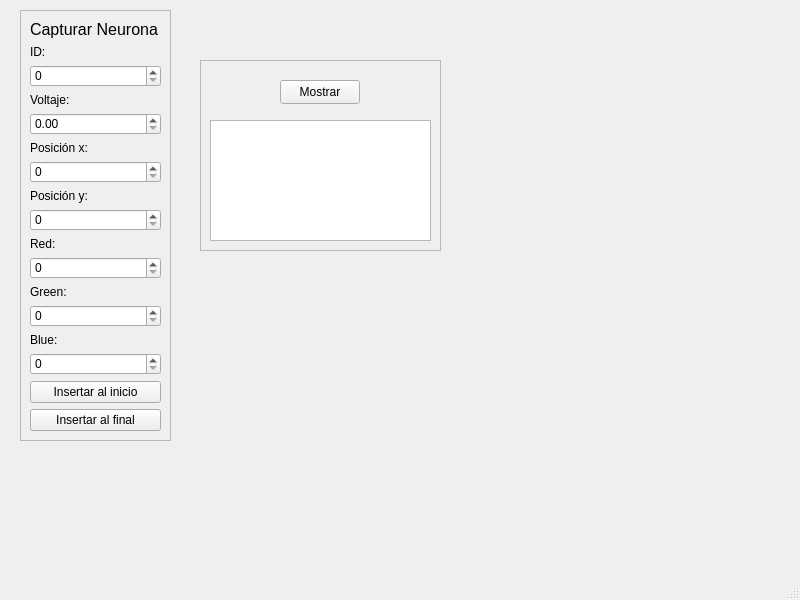
<?xml version="1.0" encoding="UTF-8"?>
<ui version="4.0">
 <class>MainWindow</class>
 <widget class="QMainWindow" name="MainWindow">
  <property name="geometry">
   <rect>
    <x>0</x>
    <y>0</y>
    <width>800</width>
    <height>600</height>
   </rect>
  </property>
  <property name="windowTitle">
   <string>MainWindow</string>
  </property>
  <widget class="QWidget" name="centralwidget">
   <widget class="QFrame" name="frame">
    <property name="geometry">
     <rect>
      <x>20</x>
      <y>10</y>
      <width>151</width>
      <height>431</height>
     </rect>
    </property>
    <property name="frameShape">
     <enum>QFrame::StyledPanel</enum>
    </property>
    <property name="frameShadow">
     <enum>QFrame::Raised</enum>
    </property>
    <layout class="QVBoxLayout" name="verticalLayout">
     <item>
      <widget class="QLabel" name="label">
       <property name="text">
        <string>&lt;html&gt;&lt;head/&gt;&lt;body&gt;&lt;p&gt;&lt;span style=&quot; font-size:12pt;&quot;&gt;Capturar Neurona&lt;/span&gt;&lt;/p&gt;&lt;/body&gt;&lt;/html&gt;</string>
       </property>
      </widget>
     </item>
     <item>
      <widget class="QLabel" name="label_2">
       <property name="text">
        <string>ID:</string>
       </property>
      </widget>
     </item>
     <item>
      <widget class="QSpinBox" name="spinBox"/>
     </item>
     <item>
      <widget class="QLabel" name="label_3">
       <property name="text">
        <string>Voltaje:</string>
       </property>
      </widget>
     </item>
     <item>
      <widget class="QDoubleSpinBox" name="doubleSpinBox"/>
     </item>
     <item>
      <widget class="QLabel" name="label_4">
       <property name="text">
        <string>Posición x:</string>
       </property>
      </widget>
     </item>
     <item>
      <widget class="QSpinBox" name="spinBox_2"/>
     </item>
     <item>
      <widget class="QLabel" name="label_6">
       <property name="text">
        <string>Posición y:</string>
       </property>
      </widget>
     </item>
     <item>
      <widget class="QSpinBox" name="spinBox_3"/>
     </item>
     <item>
      <widget class="QLabel" name="label_5">
       <property name="text">
        <string>Red:</string>
       </property>
      </widget>
     </item>
     <item>
      <widget class="QSpinBox" name="spinBox_4"/>
     </item>
     <item>
      <widget class="QLabel" name="label_7">
       <property name="text">
        <string>Green:</string>
       </property>
      </widget>
     </item>
     <item>
      <widget class="QSpinBox" name="spinBox_5"/>
     </item>
     <item>
      <widget class="QLabel" name="label_8">
       <property name="text">
        <string>Blue:</string>
       </property>
      </widget>
     </item>
     <item>
      <widget class="QSpinBox" name="spinBox_6"/>
     </item>
     <item>
      <widget class="QPushButton" name="pushButton_2">
       <property name="text">
        <string>Insertar al inicio</string>
       </property>
      </widget>
     </item>
     <item>
      <widget class="QPushButton" name="pushButton_3">
       <property name="text">
        <string>Insertar al final</string>
       </property>
      </widget>
     </item>
    </layout>
   </widget>
   <widget class="QFrame" name="frame_2">
    <property name="geometry">
     <rect>
      <x>200</x>
      <y>60</y>
      <width>241</width>
      <height>191</height>
     </rect>
    </property>
    <property name="frameShape">
     <enum>QFrame::StyledPanel</enum>
    </property>
    <property name="frameShadow">
     <enum>QFrame::Raised</enum>
    </property>
    <widget class="QPlainTextEdit" name="plainTextEdit">
     <property name="geometry">
      <rect>
       <x>10</x>
       <y>60</y>
       <width>221</width>
       <height>121</height>
      </rect>
     </property>
    </widget>
    <widget class="QPushButton" name="pushButton">
     <property name="geometry">
      <rect>
       <x>80</x>
       <y>20</y>
       <width>80</width>
       <height>24</height>
      </rect>
     </property>
     <property name="text">
      <string>Mostrar</string>
     </property>
    </widget>
   </widget>
  </widget>
  <widget class="QMenuBar" name="menubar">
   <property name="geometry">
    <rect>
     <x>0</x>
     <y>0</y>
     <width>800</width>
     <height>21</height>
    </rect>
   </property>
  </widget>
  <widget class="QStatusBar" name="statusbar"/>
 </widget>
 <resources/>
 <connections>
  <connection>
   <sender>pushButton</sender>
   <signal>clicked()</signal>
   <receiver>plainTextEdit</receiver>
   <slot>update()</slot>
   <hints>
    <hint type="sourcelabel">
     <x>319</x>
     <y>112</y>
    </hint>
    <hint type="destinationlabel">
     <x>320</x>
     <y>201</y>
    </hint>
   </hints>
  </connection>
 </connections>
</ui>
